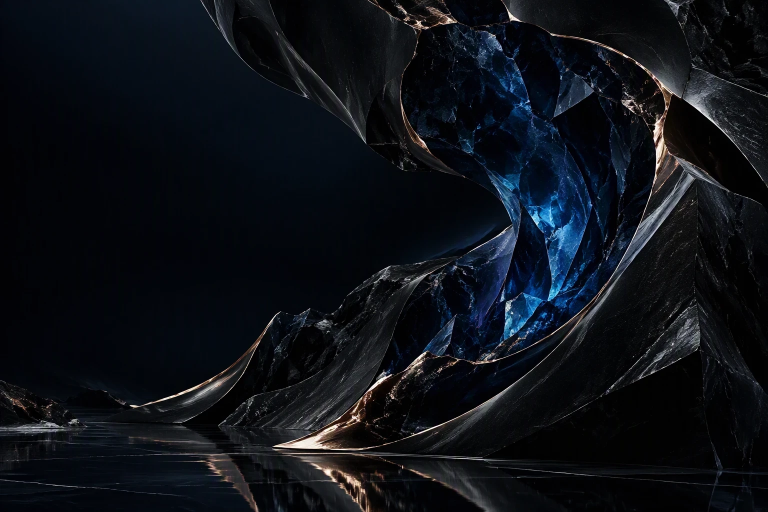
#> input picture img/materialy/fala-pc.webp, 1536 x 1024 px (shown at 1/2 size)
$ python glebia_tymczasowa.py
#> lines starting #> are read from the running program, lines starting #| are printed output that depends on the picture; after the words box and inside, x2 and y2 are one past the last pixel; in counts of white or black regions, pixels touching at a corner belong together
"""Tymczasowa mapa głębi do 2,5D pierwszego ekranu (js/gl.js), liczona w chmurze bez sieci neuronowej.

Docelowe mapy przyjdą z RTX Daniela (Depth Anything w ComfyUI) na gałąź `rtx-glebia` pod TYMI SAMYMI ścieżkami:
img/glebia/fala-pc-glebia.webp i img/glebia/fala-tel-glebia.webp. Ten skrypt tylko daje kodowi coś sensownego do czasu
podmiany. Konwencja: jasne = blisko kamery, ciemne = daleko (jak Depth Anything „relative depth”), skala szarości,
połowa szerokości oryginału, mocno wygładzona (bez schodów na krawędziach, bo shader przesuwa piksele wg głębi).

Heurystyka (obrazy „fala”: rzeźba z marmuru i kryształu na czarnym tle, lustrzana posadzka u dołu):
- tło (prawie czarne) daleko, z łagodnym spadkiem ku górze, żeby izolinie w śladzie płynu nie były płaskie;
- bryła = gęstość jasnych pikseli po dużym rozmyciu (gruba forma), plus drobna luminancja (grzbiety, krawędzie bliżej);
- posadzka: od linii horyzontu w dół coraz bliżej.
Uruchomienie: python3 narzedzia/glebia_tymczasowa.py
"""
from pathlib import Path
import numpy as np
from PIL import Image, ImageFilter

KORZEN = Path(__file__).resolve().parent.parent
PARY = [('img/materialy/fala-pc.webp', 'img/glebia/fala-pc-glebia.webp', .80),
        ('img/materialy/fala-tel.webp', 'img/glebia/fala-tel-glebia.webp', .62)]


def rozmyj(a, r):
    im = Image.fromarray(np.clip(a * 255, 0, 255).astype(np.uint8))
    return np.asarray(im.filter(ImageFilter.GaussianBlur(r)), dtype=np.float32) / 255


def glebia(zrodlo, horyzont):
#> called with zrodlo = 'img/materialy/fala-pc.webp', horyzont = 0.8
    im = Image.open(KORZEN / zrodlo).convert('RGB')
#> im is the input picture: PIL image 1536x1024 RGB; mean R, G, B 13.2, 16.8, 23
    w, h = im.size
#> w = 1536; h = 1024
    im = im.resize((w // 2, h // 2), Image.LANCZOS)
#> im: PIL image 768x512 RGB
    a = np.asarray(im, dtype=np.float32) / 255
    lum = a @ np.array([.299, .587, .114], dtype=np.float32)
    s = max(im.size) / 768                       # promienie w skali obrazu
#> s = 1
    bryla = rozmyj((lum > .07).astype(np.float32), 34 * s)
#> in rozmyj, `im = Image.fromarray(np.clip(a * 255, 0, 255).astype(np.uint8))`:
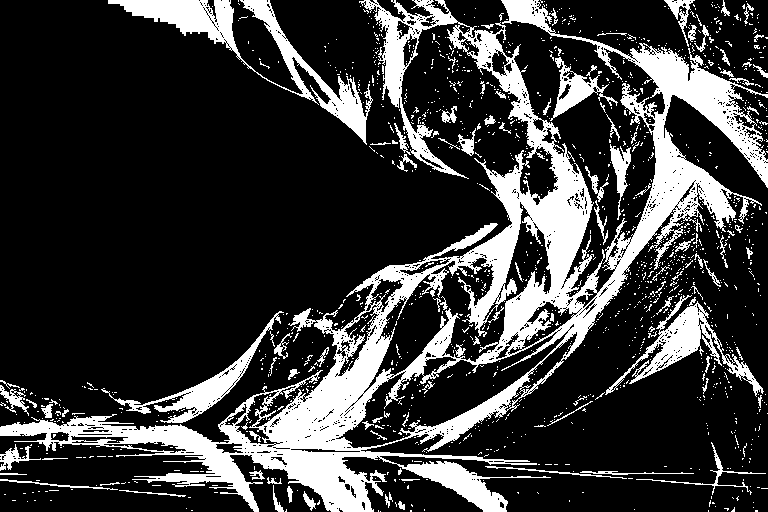
#> im: PIL image 768x512 L; 22.4% white; 1384 white regions (1282 under 20 px), largest, box (x1, y1, x2, y2) and area: (0, 0, 768, 512) 63917, (108, 0, 373, 145) 6261, (605, 295, 764, 397) 3282
#> in rozmyj, `return np.asarray(im.filter(ImageFilter.GaussianBlur(r)), dtype=np.flo..`:
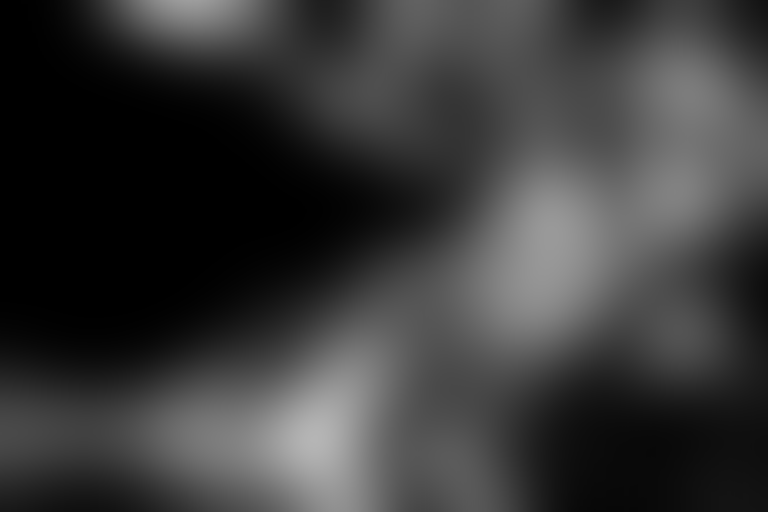
#> returned value: shape (512, 768) float32; min 0, max 0.71, mean 0.223
    bryla = np.clip((bryla - .08) / .6, 0, 1) ** .8
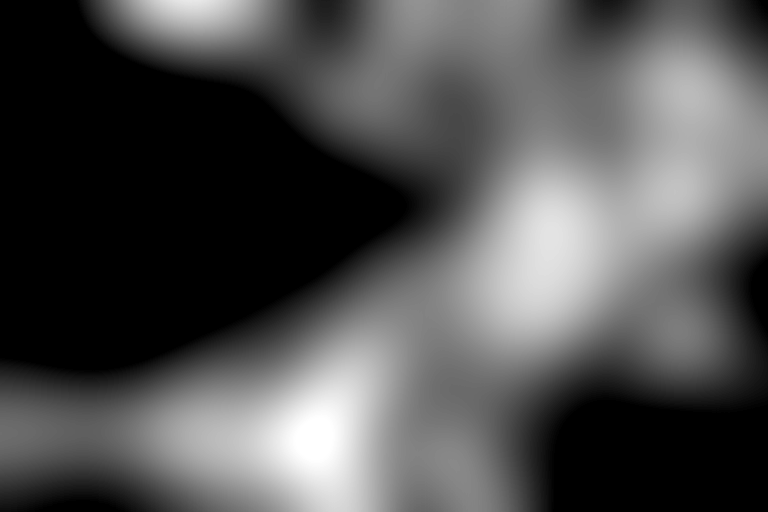
#> bryla: shape (512, 768) float32; min 0, max 1, mean 0.314
    grzbiet = rozmyj(np.clip(lum * 2.2, 0, 1), 7 * s)
#> call 2 of rozmyj, with r = 7
#> in rozmyj (call 2), `im = Image.fromarray(np.clip(a * 255, 0, 255).astype(np.uint8))`:
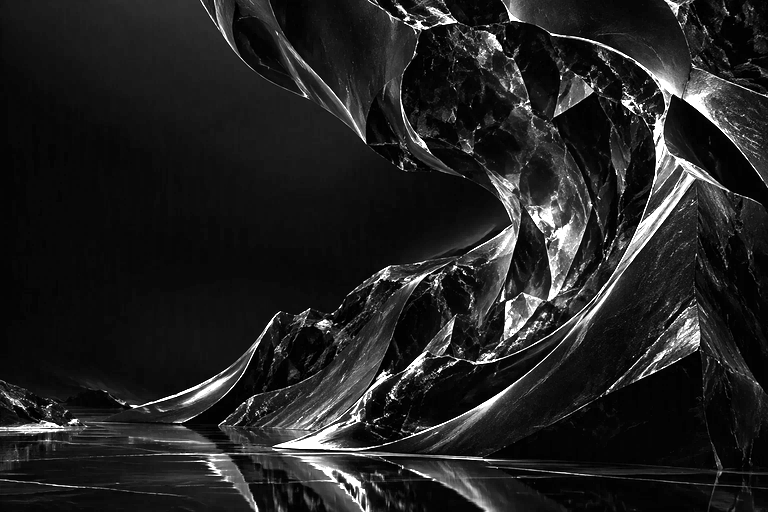
#> im: PIL image 768x512 L; min 0, max 255, mean 34.1
#> in rozmyj (call 2), `return np.asarray(im.filter(ImageFilter.GaussianBlur(r)), dtype=np.flo..`:
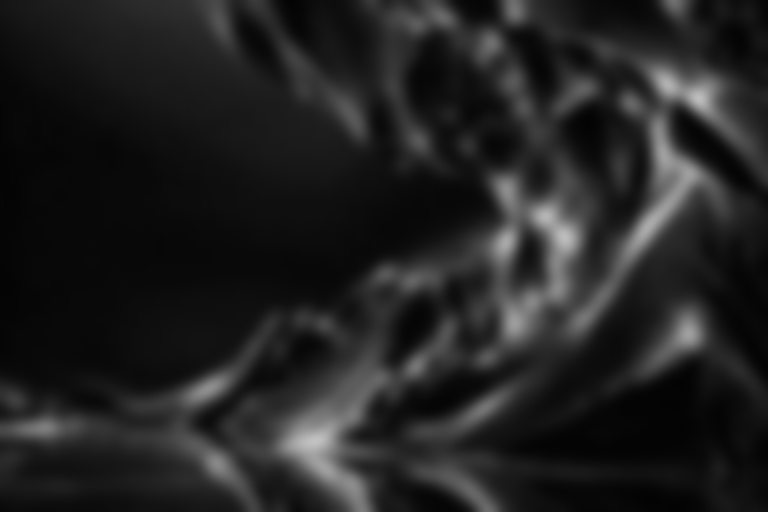
#> returned value: shape (512, 768) float32; min 0.0118, max 0.761, mean 0.133
    yy = np.linspace(0, 1, lum.shape[0], dtype=np.float32)[:, None] * np.ones_like(lum)
    tlo = .08 + .10 * yy                         # tło: daleko, dół ciut bliżej
    posadzka = np.clip((yy - horyzont) / (1 - horyzont), 0, 1) ** 1.2
    d = tlo + .55 * bryla + .22 * grzbiet * bryla
    d = np.maximum(d, .18 + .62 * posadzka)      # lustrzana posadzka rośnie ku kamerze
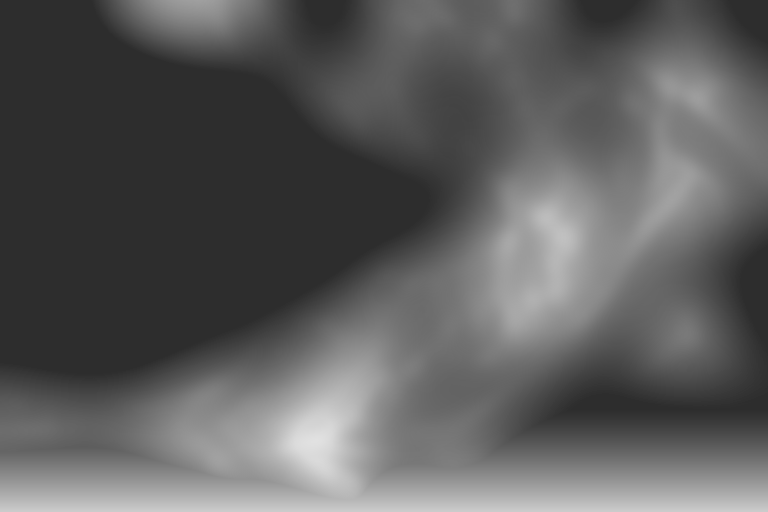
#> d: shape (512, 768) float32; min 0.18, max 0.884, mean 0.365
    d = rozmyj(np.clip(d, 0, 1), 5 * s)
    d = (d - d.min()) / max(1e-6, d.max() - d.min())
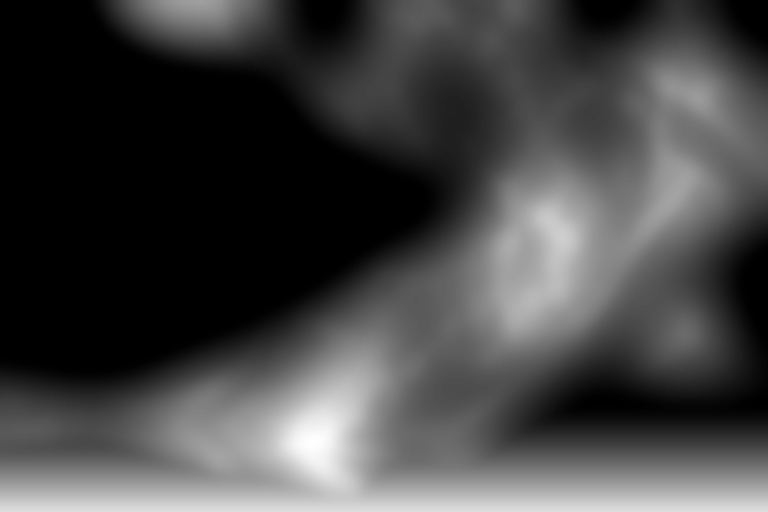
#> d: shape (512, 768) float32; min 0, max 1, mean 0.267
    return Image.fromarray((d * 255).astype(np.uint8), 'L')
#> returned value: PIL image 768x512 L


if __name__ == '__main__':
    for z, cel, hor in PARY:
        g = glebia(z, hor)
        (KORZEN / cel).parent.mkdir(parents=True, exist_ok=True)
        g.save(KORZEN / cel, 'WEBP', quality=88, method=6)
        print(cel, g.size, (KORZEN / cel).stat().st_size, 'B')
#| img/glebia/fala-pc-glebia.webp (768, 512) 5936 B
#> pass 2 of the loop `for z, cel, hor in PARY:`:
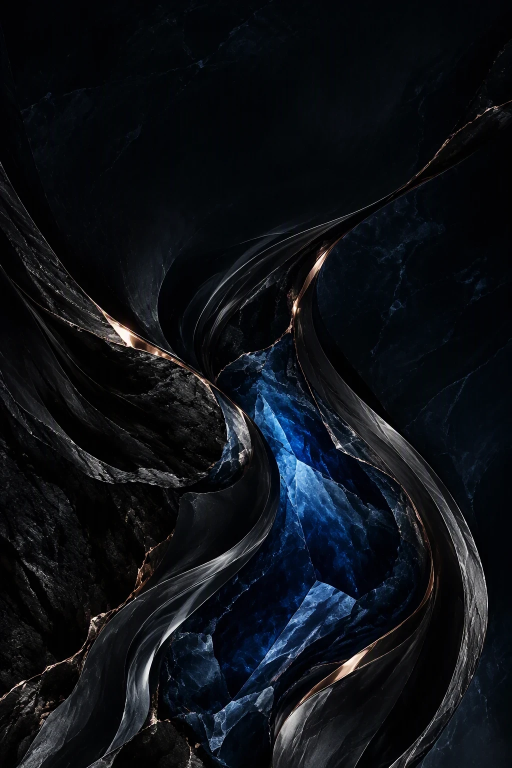
#> input picture img/materialy/fala-tel.webp, 1024 x 1536 px (shown at 1/2 size)
#> in glebia, im is the input picture: PIL image 1024x1536 RGB; mean R, G, B 13.7, 17.1, 22.4
#> a: shape (768, 512, 3) float32
#> lum: shape (768, 512) float32
#> in rozmyj (call 4), `im = Image.fromarray(np.clip(a * 255, 0, 255).astype(np.uint8))`:
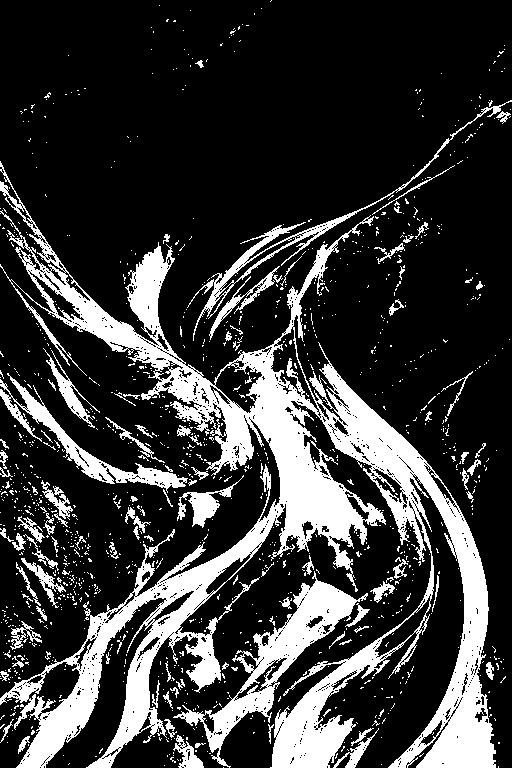
#> im: PIL image 512x768 L; 22.2% white; 1230 white regions (1128 under 20 px), largest, box (x1, y1, x2, y2) and area: (0, 161, 496, 768) 62110, (173, 571, 368, 768) 6664, (0, 373, 188, 493) 3072
#> bryla: shape (768, 512) float32
#> in glebia (call 2), `d = (d - d.min()) / max(1e-6, d.max() - d.min())`:
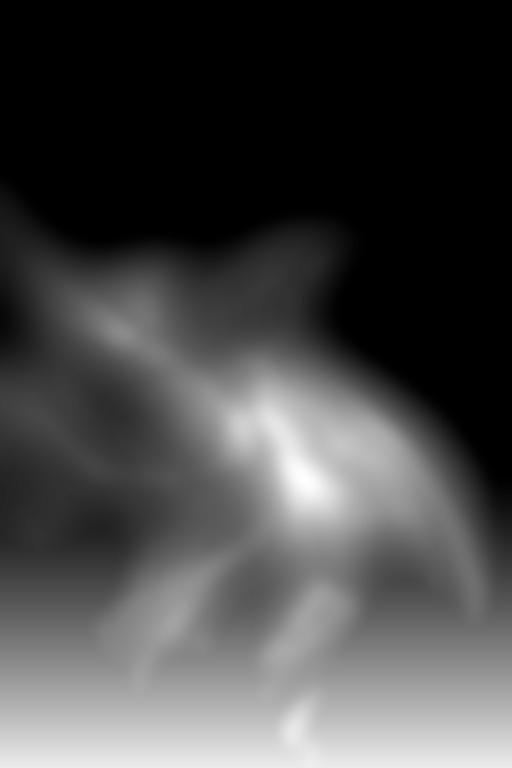
#> d: shape (768, 512) float32; min 0, max 1, mean 0.281
#| img/glebia/fala-tel-glebia.webp (512, 768) 11532 B
